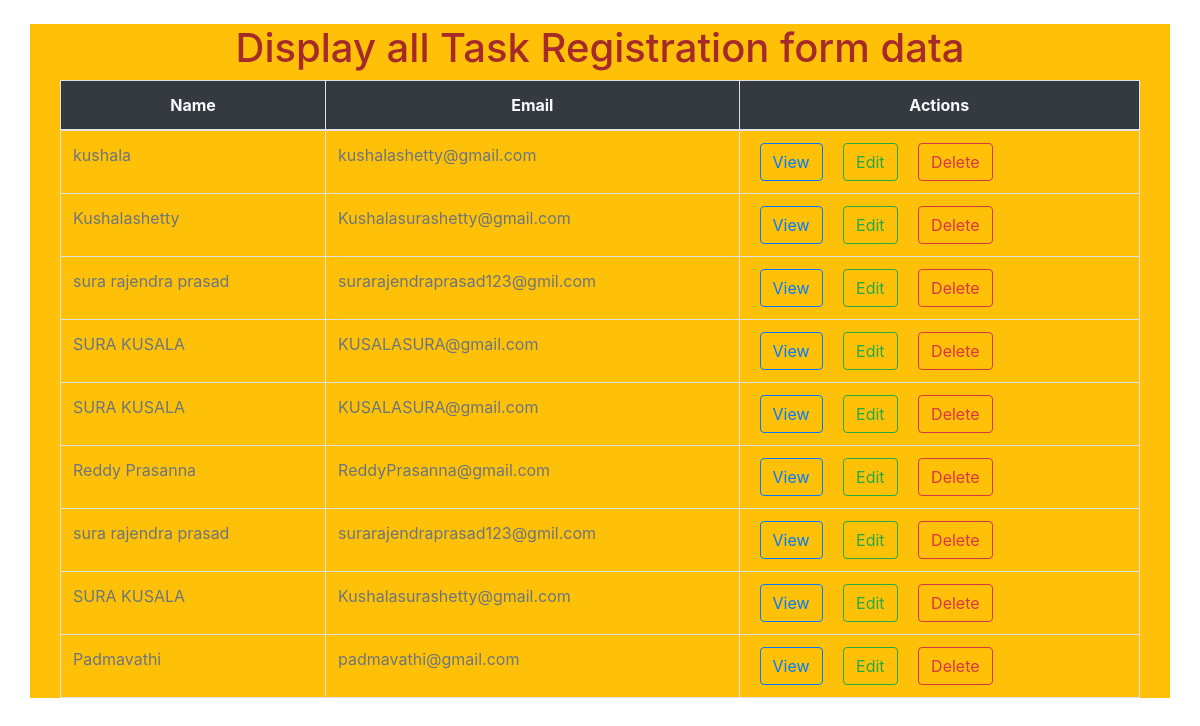
The app's page /display/ with its own data.
### Dar/models.py (models this page shows, shortened)
class Register(models.Model):
	name=models.CharField(max_length=20)
	email=models.EmailField(max_length=30)
	age=models.IntegerField(default=False)

### Dar/views.py (the view)
# urls.py: path('display/',views.display,name="display"),
def display(requset):
	kk=Register.objects.all()
	return render(requset,'html/display.html',{'kk':kk})

### Dar/templates/html/display.html (shortened to what this page needs)
{% load static %}
<!DOCTYPE html>
<html>
<head>
    <link rel="stylesheet" type="text/css" href="{% static 'css/bootstrap.min.css' %}">
</head>
<body>
	<div class="container mt-4 bg-warning">
		<div class="col-md">
			<h1 style="text-align: center;color: brown">Display all Task Registration form data</h1>
			<table class="table table-bordered table-hover text-secondary ">
				<thead class="bg-dark text-center text-light ">
					<tr>
						<th>Name</th>
						<th>Email</th>
						<th>Actions</th>
					</tr>
				</thead>
				<tbody>
					{% for i in kk %}
						<tr>
							<td>{{i.name}}</td>
							<td>{{i.email}}</td>
							<td><a href="{% url 'viw' i.id %}" class="btn btn-outline-primary mx-2">View</a>
							<a href="{% url 'rupdate' i.id %}" class="btn btn-outline-success mx-2">Edit</a>
							<a href="{% url 'Del' i.id  %}" class="btn btn-outline-danger mx-2">Delete</a></td>
						</tr>
						{% endfor %}
				</tbody>
			</table>
		</div>
    </div>
</body>
</html>

### records on screen
Register: name "kushala", email "kushalashetty@gmail.com"
Register: name "Kushalashetty", email "Kushalasurashetty@gmail.com"
Register: name "sura rajendra prasad", email "surarajendraprasad123@gmil.com"
Register: name "SURA KUSALA", email "KUSALASURA@gmail.com"
Register: name "SURA KUSALA", email "KUSALASURA@gmail.com"
Register: name "Reddy Prasanna", email "ReddyPrasanna@gmail.com"
Register: name "sura rajendra prasad", email "surarajendraprasad123@gmil.com"
Register: name "SURA KUSALA", email "Kushalasurashetty@gmail.com"
Register: name "Padmavathi", email "padmavathi@gmail.com"
